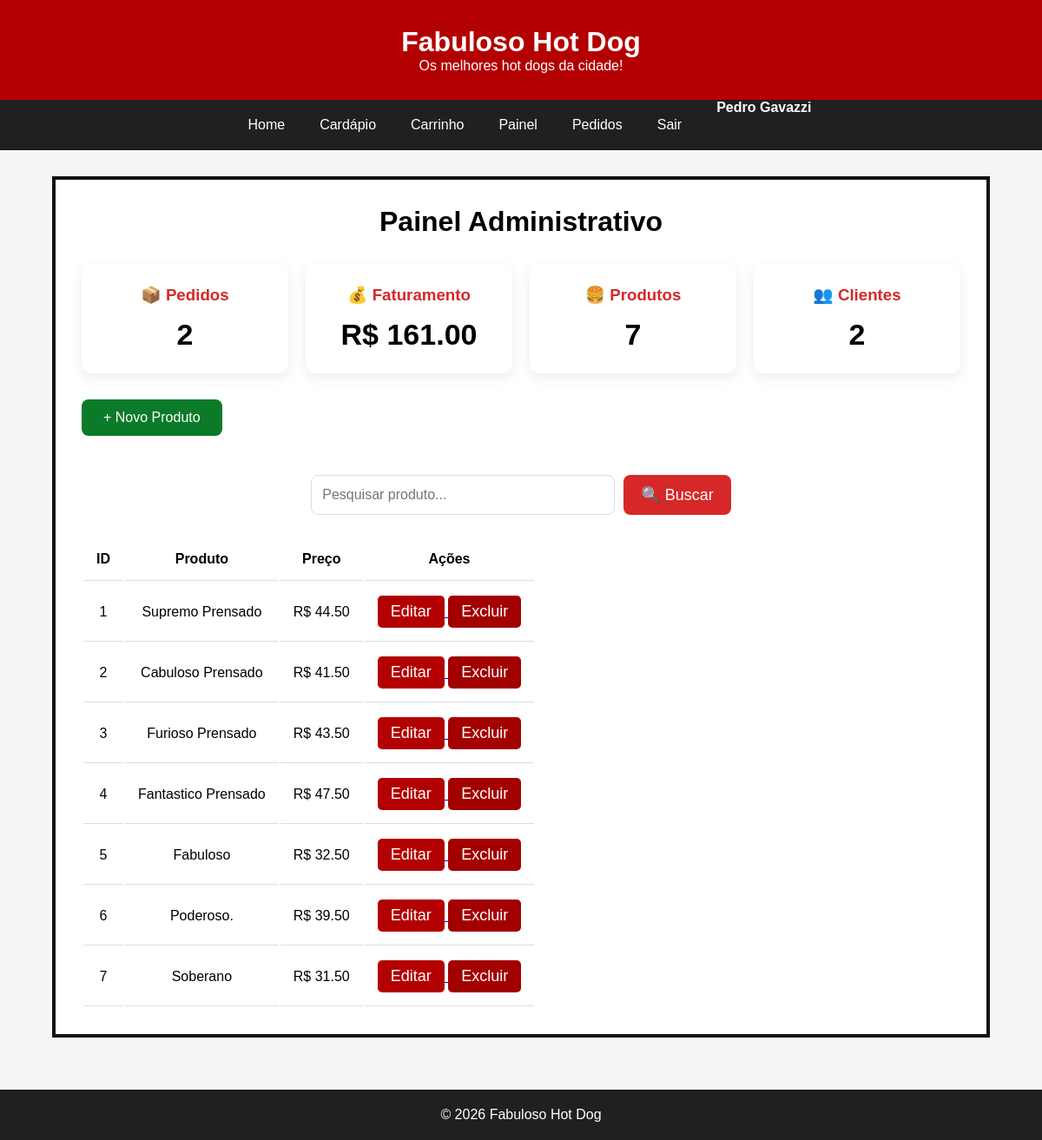
The page /admin (signed in) on the database as committed earlier.
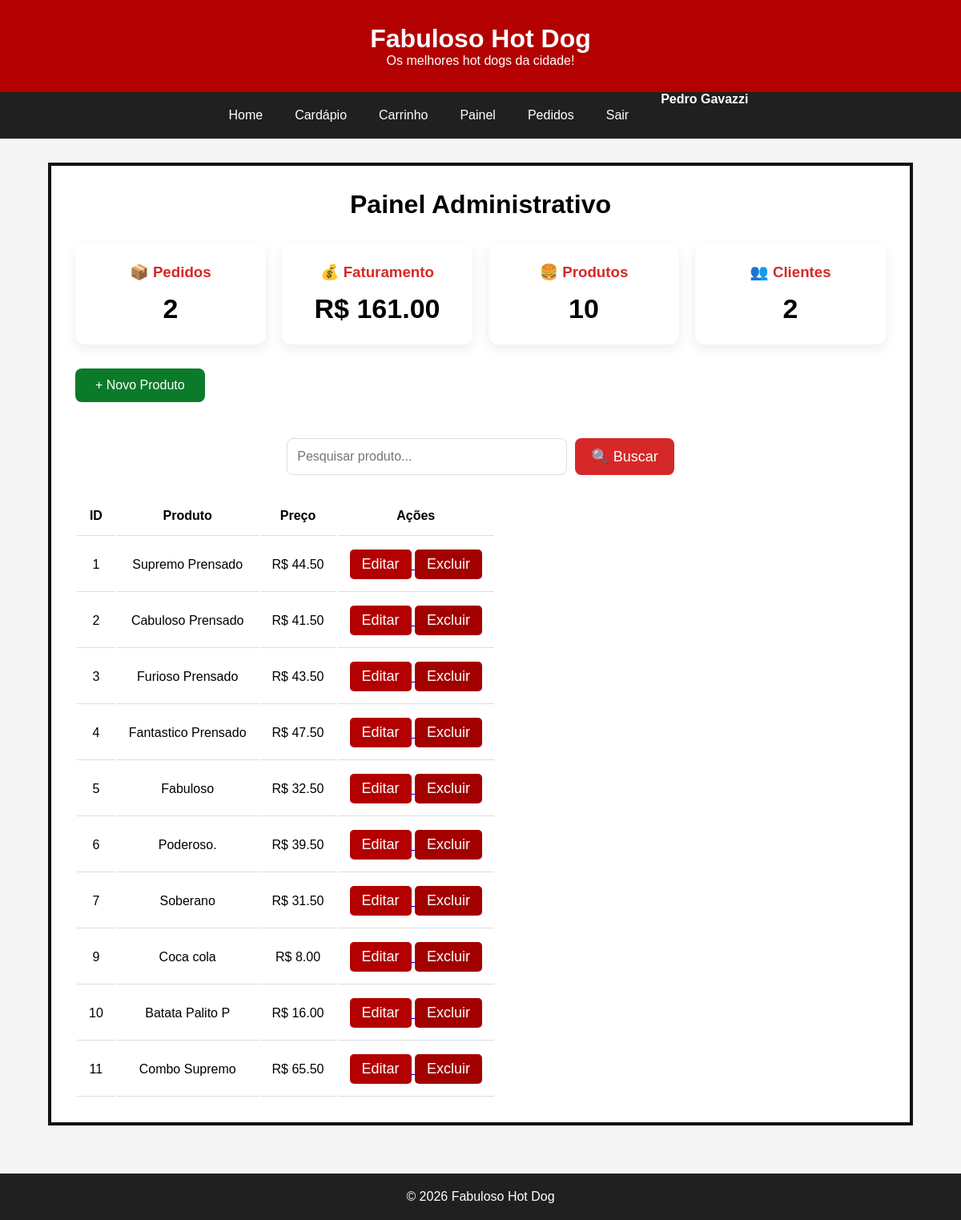
The same page on the database as committed later.
### tables this page shows
CREATE TABLE produtos(

    id INTEGER PRIMARY KEY AUTOINCREMENT,

    nome TEXT NOT NULL,

    descricao TEXT NOT NULL,

    preco REAL NOT NULL,

    imagem TEXT

, categoria TEXT NOT NULL DEFAULT [Lanches]);

### routes/admin.py (the view)
@admin.route("/admin")
def painel():
    if "admin" not in session:
        return redirect(url_for("auth.login"))
    pesquisa = request.args.get("pesquisa", "")
    if pesquisa:
        produtos = pesquisar_produtos(pesquisa)
    else:
        produtos = listar_produtos()
    dados = dashboard()
    return render_template(
        "admin.html",
        produtos=produtos,
        dashboard=dados,
        pesquisa=pesquisa
    )

### database/database.py (called while the page is built)
def conectar():
    conexao = sqlite3.connect("database.db")
    conexao.row_factory = sqlite3.Row
    return conexao

def listar_produtos():
    conexao = conectar()
    cursor = conexao.cursor()
    cursor.execute("""
        SELECT
            id,
            nome,
            descricao,
            preco,
            imagem
        FROM produtos
    """)
    produtos = cursor.fetchall()
    conexao.close()
    return produtos

def dashboard():
    conexao = conectar()
    cursor = conexao.cursor()
    cursor.execute("SELECT COUNT(*) FROM pedidos")
    total_pedidos = cursor.fetchone()[0]
    cursor.execute("SELECT SUM(total) FROM pedidos")
    faturamento = cursor.fetchone()[0] or 0
    cursor.execute("SELECT COUNT(*) FROM produtos")
    total_produtos = cursor.fetchone()[0]
    cursor.execute("SELECT COUNT(DISTINCT telefone) FROM pedidos")
    total_clientes = cursor.fetchone()[0]
    conexao.close()
    return {
        "pedidos": total_pedidos,
        "faturamento": faturamento,
        "produtos": total_produtos,
        "clientes": total_clientes
    }

### templates/admin.html
    {% extends "base.html" %}
{% block conteudo %}
<div class="container-admin">
    <h1>Painel Administrativo</h1>
<div class="cards-dashboard">
    <div class="card-dashboard">
        <h3>📦 Pedidos</h3>
        <span>{{ dashboard.pedidos }}</span>
    </div>
    <div class="card-dashboard">
        <h3>💰 Faturamento</h3>
        <span>
            R$ {{ "%.2f"|format(dashboard.faturamento) }}
        </span>
    </div>
    <div class="card-dashboard">
        <h3>🍔 Produtos</h3>
        <span>{{ dashboard.produtos }}</span>
    </div>
    <div class="card-dashboard">
        <h3>👥 Clientes</h3>
        <span>{{ dashboard.clientes }}</span>
    </div>
</div>
    <a class="btn-novo" href="{{ url_for('admin.novo_produto') }}">
       + Novo Produto
    </a>
<form method="GET" class="pesquisa">
    <input
        type="text"
        name="pesquisa"
        placeholder="Pesquisar produto..."
        value="{{ pesquisa }}">
    <button type="submit">
        🔍 Buscar
    </button>
</form>
    <table class="tabela-admin">
        <thead>
            <tr>
                <th>ID</th>
                <th>Produto</th>
                <th>Preço</th>
                <th>Ações</th>
            </tr>
        </thead>
        <tbody>
        {% for produto in produtos %}
            <tr>
                <td>{{ produto.id }}</td>
                <td>{{ produto.nome }}</td>
                <td>R$ {{ "%.2f"|format(produto.preco) }}</td>
                <td>
                    <a href="{{ url_for('admin.editar_produto', id_produto=produto.id) }}">
                        <button>Editar</button>
                    </a>
                    <a href="{{ url_for('admin.excluir', id_produto=produto.id) }}"
                       onclick="return confirm('Deseja realmente excluir este produto?')">
                         <button class="btn-excluir">
                             Excluir
                         </button>
                    </a>
                </td>
            </tr>
        {% endfor %}
        </tbody>
    </table>
</div>
{% endblock %}

### templates/base.html (shortened to what this page needs)
<!DOCTYPE html>
<html lang="pt-BR">
<head>
    <link rel="stylesheet"
          href="{{ url_for('static', filename='css/style.css') }}">
</head>
<body>
<header>
    <h1>Fabuloso Hot Dog</h1>
    <p>Os melhores hot dogs da cidade!</p>
</header>
<nav>
    <a href="{{ url_for('loja.inicio') }}">Home</a>
    <a href="{{ url_for('paginas.cardapio') }}">Cardápio</a>
    <a href="{{ url_for('loja.carrinho') }}">Carrinho</a>
    {% if "admin" in session %}
        <a href="{{ url_for('admin.painel') }}">Painel</a>
        <a href="{{ url_for('pedidos.listar_pedidos') }}">Pedidos</a>
        <a href="{{ url_for('auth.logout') }}">Sair</a>
        <span class="usuario">
            {{ session["admin"] }}
    </span>
    {% else %}
        <a href="{{ url_for('auth.login') }}">Login</a>
    {% endif %}
</nav>
{% block conteudo %}
{% endblock %}
<footer>
    <p>© 2026 Fabuloso Hot Dog</p>
</footer>
</body>
</html>

### static/css/style.css (style rules this page uses)
* { margin:0; padding:0; box-sizing:border-box; }
body { font-family:Arial, Helvetica, sans-serif; background:#f5f5f5; }
header { background:#b30000; color:white; padding:30px; text-align:center; }
nav { background:#202020; display:flex; justify-content:center; }
nav a { color:white; text-decoration:none; padding:20px; }
button { background:#b30000; color:white; border:none; padding:15px 30px; border-radius:8px; cursor:pointer; font-size:18px; }
footer { margin-top:60px; background:#202020; color:white; text-align:center; padding:20px; }
.container-admin { width:90%; max-width:1100x; margin:30px auto; border:4px solid #111; padding:30px; background:white; }
.container-admin h1 { text-align:center; margin-bottom:30px; }
.btn-novo { display:inline-block; margin-bottom:20px; text-decoration:none; color:white; background:#0b7a29; padding:12px 25px; border-radius:8px; text-align:right; }
.tabela-admin th, .tabela-admin td { padding:15px; border-bottom:1px solid #ddd; text-align:center; }
.tabela-admin button { padding:8px 15px; border:none; border-radius:5px; cursor:pointer; }
.btn-excluir { background:#a30000; color:white; border:none; padding:8px 15px; border-radius:5px; cursor:pointer; }
.usuario { color:white; margin-left:20px; font-weight:bold; }
.cards-dashboard { display:grid; grid-template-columns:repeat(auto-fit,minmax(220px,1fr)); gap:20px; margin:30px 0; }
.card-dashboard { background:white; padding:25px; border-radius:12px; text-align:center; box-shadow:0 5px 15px rgba(0,0,0,.08); }
.card-dashboard h3 { color:#d62828; margin-bottom:15px; }
.card-dashboard span { font-size:34px; font-weight:bold; }
.pesquisa { display:flex; justify-content:center; gap:10px; margin:25px 0; }
.pesquisa input { width:350px; padding:12px; border:1px solid #ddd; border-radius:8px; font-size:16px; }
.pesquisa button { background:#d62828; color:white; border:none; border-radius:8px; padding:12px 20px; cursor:pointer; }

Rows that differ between the two databases and show on the page:
added produtos: id "9", nome "Coca cola", preco "8.00"
added produtos: id "10", nome "Batata Palito P", preco "16.00"
added produtos: id "11", nome "Combo Supremo", preco "65.50"
Other text that changed with them:
{{ dashboard.produtos }}: "7" → "10"
